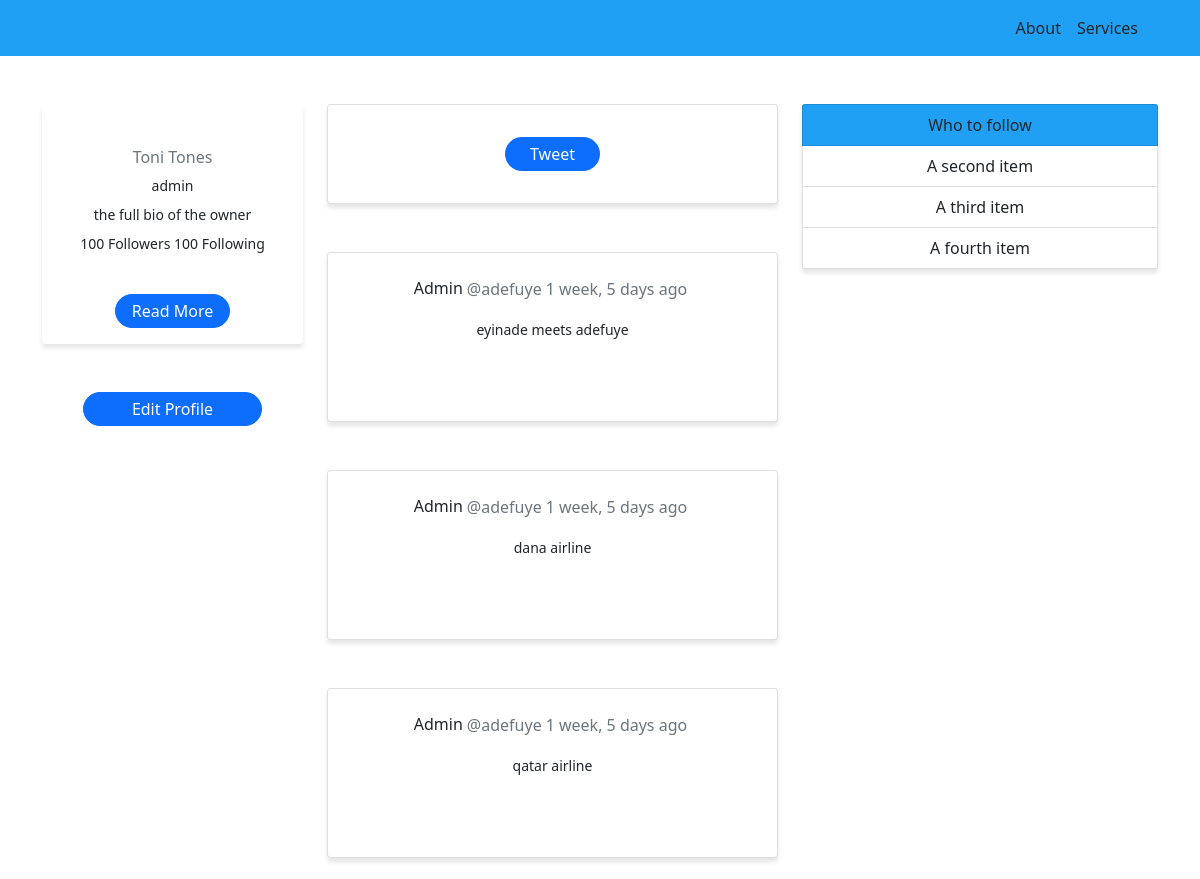
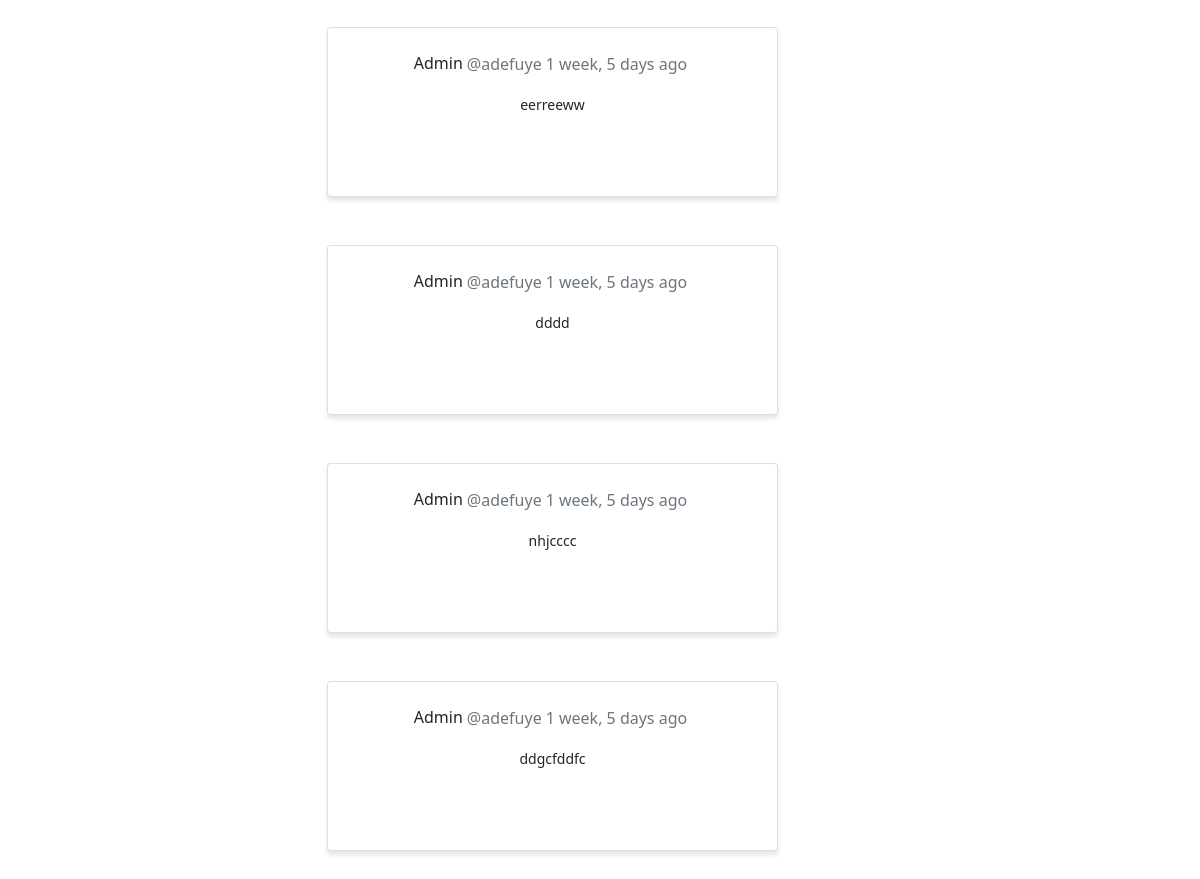
The app's page /search/ with its own data (2 pictures, top to bottom).
### blog/models.py (models this page shows)
class TwitterProfile(models.Model):
    comment = models.TextField()
    date_created = models.DateTimeField(auto_now_add=True)
    user = models.ForeignKey(User, on_delete=models.CASCADE)

### blog/views.py (the view)
# urls.py: path('search/', search, name='search'),
def search(request):
    profiles = TwitterProfile.objects.all().order_by('-id')
    if 'keyword' in request.GET:
        keyword = request.GET['keyword']
        if keyword:
            profiles = profiles.filter(comment__icontains=keyword)
    context = {
        'profiles':profiles,
    }
    return render(request,'blog/search.html',context)

### blog/templates/blog/search.html (shortened to what this page needs)
<!doctype html>
<html lang="en">
  <head>
    <link href="https://cdn.jsdelivr.net/npm/bootstrap@5.1.3/dist/css/bootstrap.min.css" rel="stylesheet">
    <link rel="stylesheet" href="https://cdnjs.cloudflare.com/ajax/libs/font-awesome/6.1.2/css/all.min.css">
  </head>
  <body>
    {% load crispy_forms_tags %}
    {% load humanize %}
    <nav style="background-color: #20a0f5;">
        <div class="container">
            <nav class="navbar navbar-expand-lg navbar-dark">
                <div class="container-fluid">
                  <div class="collapse navbar-collapse" id="navbarNav">
                    <ul class="navbar-nav ms-auto">
                      <li class="nav-item">
                        <a class="nav-link text-dark" href="{%url 'blog-about'%}">About</a>
                      </li>
                      <li class="nav-item">
                        <a class="nav-link text-dark" href="{%url 'blog-about'%}">Services</a>
                      </li>
                    </ul>
                  </div>
                </div>
              </nav>
        </div>
    </nav>
    <main>
        <div class="container">
            <div class="row my-5 gx-4">
                <div class="col-md-3 col-12">
                    <div class="col">
                        <div class="card border-0">
                            <div class="card-body text-center">
                                <div class="col">
                                </div>
                              <h6 class="card-subtitle mb-2 text-muted">Toni Tones</h6>
                              <small class="card-text d-block my-2">admin</small>
                              <small class="card-text d-block my-2">the full bio of the owner</small>
                              <small class="card-text d-block my-2">100 Followers   100 Following</small>
                            </div>
                            <div class="col text-center">
                                <a href="" class="btn btn-primary text-white px-3 py-1 my-3 rounded-pill">Read More</a>
                            </div>
                        </div>
                        <div class="col d-flex justify-content-center my-5">
                            <a href="" class="btn btn-primary text-white px-5 py-1 rounded-pill">Edit Profile</a>
                        </div>
                    </div>
                </div>
                <div class="col-md-5 col-12">
                    <div class="col">
                        <div class="card text-center">
                            <div class="card-body">
                                <form action="" method="POST">
                                    <input type="submit" value="Tweet" class="btn rounded-pill bg-primary text-white px-4 py-1 my-3">
                                </form>
                            </div>
                          </div>
                    </div>
                    {% for profile in profiles%}
                    <div class="col my-5">
                        <div class="card" style="height: 170px;">
                            <div class="card-body text-center">
                              <aside class="col alignment my-2">
                                <h6 class="card-title me-1">{{profile.user |capfirst}}</h6>
                                <p class="card-title me-1 text-muted">@{{profile.user.last_name |lower}}</p>
                                <p class="card-title me-1 text-muted">{{profile.date_created |naturaltime}}</p>
                              </aside>
                              <small class="card-text">{{profile.comment |lower |truncatechars:40}}</small>
                            </div>
                            <div class="section text-center mb-2">
                              <a href="" class="text-decoration-none text-dark px-4">
                              </a>
                              <a href="" class="text-decoration-none text-dark px-4" data-bs-toggle="modal" data-bs-target="#example">
                              </a>
                            </div>
                          </div>
                    </div>
                    {%endfor%}
                </div>
                <div class="col-md-4 col-12">
                    <div class="col">
                        <div class="card border-0 text-center">
                            <ul class="list-group">
                                <li class="list-group-item" style="background-color: #20a0f5;" aria-current="true">Who to follow</li>
                                <li class="list-group-item">A second item</li>
                                <li class="list-group-item">A third item</li>
                                <li class="list-group-item">A fourth item</li>
                              </ul>
                        </div>
                    </div>
                </div>
            </div>
        </div>
    </main>
  </body>
</html>

### blog/templates/blog/search.html (style rules this page uses)
.card { box-shadow: 0 4px 4px 0 rgba(128, 128, 128, 0.201) !important; }
.alignment { display: flex !important; justify-content: center !important; align-items: center !important; }

### records on screen
TwitterProfile: user "Admin", user.last_name "adefuye", date_created "1 week, 5 days ago", comment "eyinade meets adefuye"
TwitterProfile: user "Admin", user.last_name "adefuye", date_created "1 week, 5 days ago", comment "dana airline"
TwitterProfile: user "Admin", user.last_name "adefuye", date_created "1 week, 5 days ago", comment "qatar airline"
TwitterProfile: user "Admin", user.last_name "adefuye", date_created "1 week, 5 days ago", comment "eerreeww"
TwitterProfile: user "Admin", user.last_name "adefuye", date_created "1 week, 5 days ago", comment "dddd"
TwitterProfile: user "Admin", user.last_name "adefuye", date_created "1 week, 5 days ago", comment "nhjcccc"
TwitterProfile: user "Admin", user.last_name "adefuye", date_created "1 week, 5 days ago", comment "ddgcfddfc"
